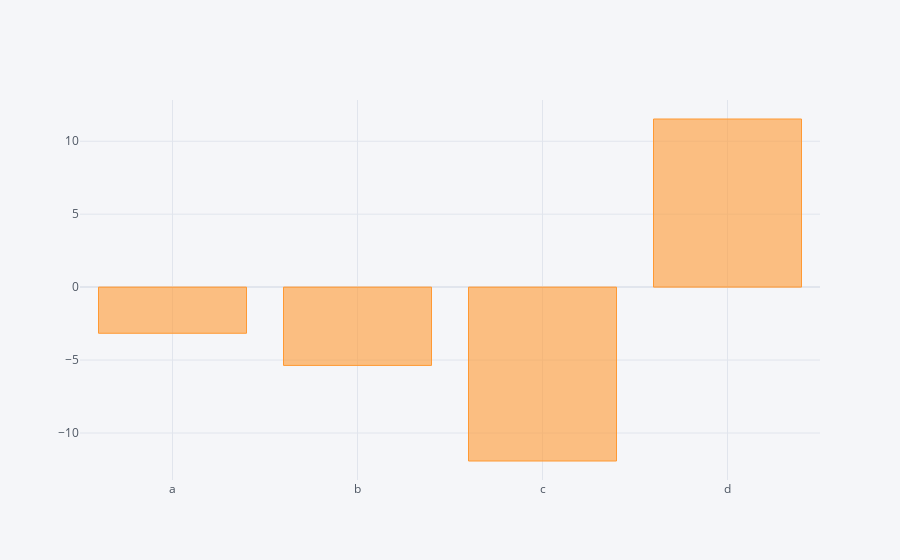

Here is the notebook cell this chart was saved with:
### Code cell
dataframe.sum().iplot(kind='bar') #Grafico de barras con la suma por columnas del dataframe

### Figure 1 — Plotly figure (JSON) as saved in the notebook; plotly's stock layout.template omitted (floating-point values rounded to 4 significant figures)
{"data": [{"marker": {"color": "rgba(255, 153, 51, 0.6)", "line": {"color": "rgba(255, 153, 51, 1.0)", "width": 1}}, "name": "None", "orientation": "v", "text": "", "type": "bar", "x": ["a", "b", "c", "d"], "y": [-3.163, -5.367, -11.92, 11.52]}], "layout": {"legend": {"bgcolor": "#F5F6F9", "font": {"color": "#4D5663"}}, "paper_bgcolor": "#F5F6F9", "plot_bgcolor": "#F5F6F9", "title": {"font": {"color": "#4D5663"}}, "xaxis": {"gridcolor": "#E1E5ED", "showgrid": true, "tickfont": {"color": "#4D5663"}, "title": {"font": {"color": "#4D5663"}, "text": ""}, "zerolinecolor": "#E1E5ED"}, "yaxis": {"gridcolor": "#E1E5ED", "showgrid": true, "tickfont": {"color": "#4D5663"}, "title": {"font": {"color": "#4D5663"}, "text": ""}, "zerolinecolor": "#E1E5ED"}}}
